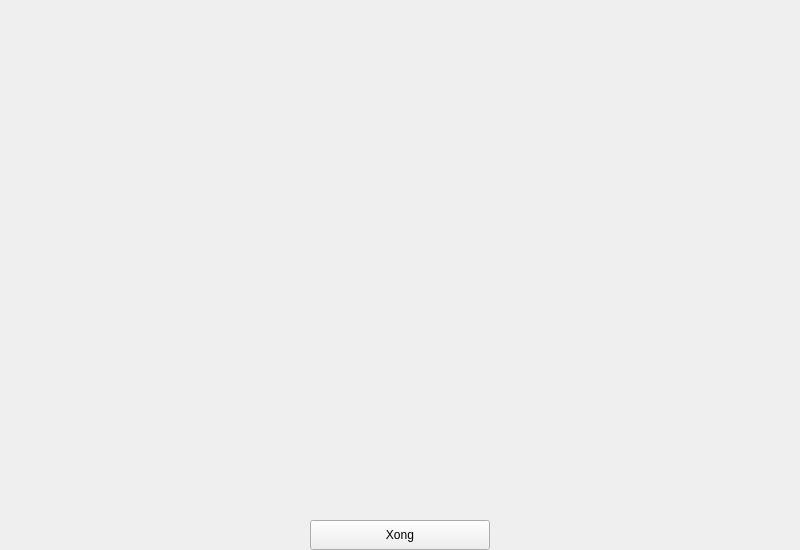
<?xml version="1.0" encoding="UTF-8"?>
<ui version="4.0">
 <class>Form</class>
 <widget class="QWidget" name="Form">
  <property name="geometry">
   <rect>
    <x>0</x>
    <y>0</y>
    <width>800</width>
    <height>550</height>
   </rect>
  </property>
  <property name="maximumSize">
   <size>
    <width>800</width>
    <height>550</height>
   </size>
  </property>
  <property name="windowTitle">
   <string>Form</string>
  </property>
  <layout class="QVBoxLayout" name="verticalLayout">
   <property name="leftMargin">
    <number>0</number>
   </property>
   <property name="topMargin">
    <number>0</number>
   </property>
   <property name="rightMargin">
    <number>0</number>
   </property>
   <property name="bottomMargin">
    <number>0</number>
   </property>
   <item>
    <widget class="QLabel" name="label">
     <property name="minimumSize">
      <size>
       <width>0</width>
       <height>510</height>
      </size>
     </property>
     <property name="text">
      <string/>
     </property>
     <property name="scaledContents">
      <bool>true</bool>
     </property>
     <property name="alignment">
      <set>Qt::AlignCenter</set>
     </property>
    </widget>
   </item>
   <item>
    <layout class="QHBoxLayout" name="horizontalLayout">
     <item>
      <spacer name="horizontalSpacer">
       <property name="orientation">
        <enum>Qt::Horizontal</enum>
       </property>
       <property name="sizeHint" stdset="0">
        <size>
         <width>40</width>
         <height>20</height>
        </size>
       </property>
      </spacer>
     </item>
     <item>
      <widget class="QPushButton" name="pushButton">
       <property name="minimumSize">
        <size>
         <width>180</width>
         <height>30</height>
        </size>
       </property>
       <property name="maximumSize">
        <size>
         <width>180</width>
         <height>30</height>
        </size>
       </property>
       <property name="text">
        <string>Xong</string>
       </property>
      </widget>
     </item>
     <item>
      <spacer name="horizontalSpacer_2">
       <property name="orientation">
        <enum>Qt::Horizontal</enum>
       </property>
       <property name="sizeHint" stdset="0">
        <size>
         <width>40</width>
         <height>20</height>
        </size>
       </property>
      </spacer>
     </item>
    </layout>
   </item>
  </layout>
 </widget>
 <resources/>
 <connections/>
</ui>
